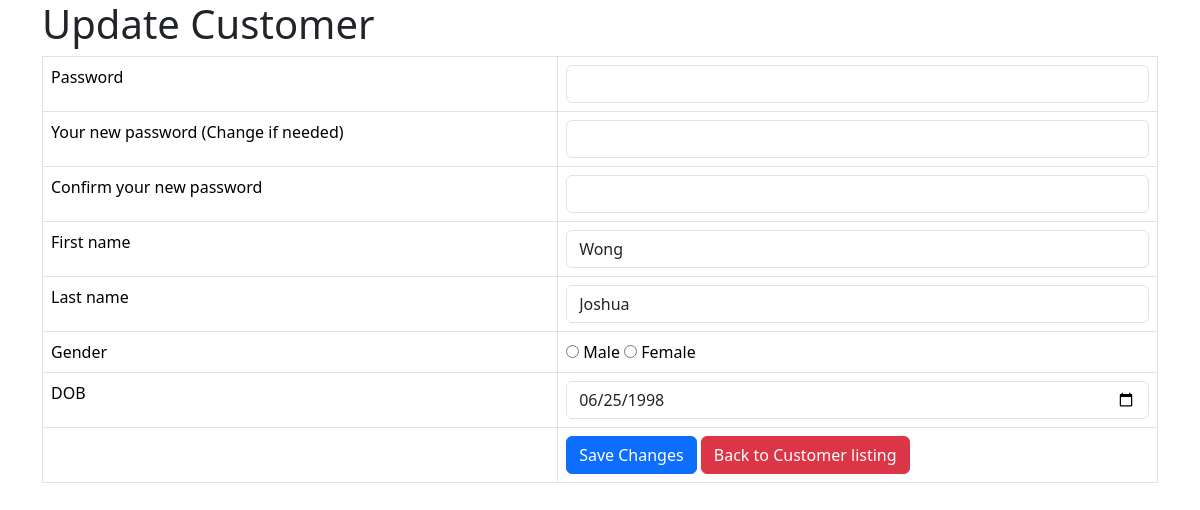
The page /customer_update.php?username=MCGeneral on the database its author committed.
### tables this page shows
CREATE TABLE IF NOT EXISTS `customer` (
  `username` varchar(128) NOT NULL,
  `password` varchar(128) NOT NULL,
  `firstname` text NOT NULL,
  `lastname` text NOT NULL,
  `gender` text NOT NULL,
  `dob` date NOT NULL,
  `registration_date` datetime NOT NULL DEFAULT CURRENT_TIMESTAMP,
  `account_status` tinyint(1) NOT NULL,
  PRIMARY KEY (`username`)
);

### customer_update.php (the view, shortened to what this page needs)
<!DOCTYPE HTML>
<html>
<head>
    <link href="https://cdn.jsdelivr.net/npm/bootstrap@5.3.3/dist/css/bootstrap.min.css" rel="stylesheet">
</head>
<body>
    <div class="container">
        <div class="page-header">
            <h1>Update Customer</h1>
        </div>
        <?php
        $name = isset($_GET['username']) ? $_GET['username'] : die('ERROR: Record ID not found.');
        include 'config/database.php';
        try {
            $query = "SELECT username, password, firstname, lastname, gender, dob FROM customer WHERE username = ?";
            $stmt = $con->prepare($query);
            $stmt->bindParam(1, $name);
            $stmt->execute();
            $row = $stmt->fetch(PDO::FETCH_ASSOC);
            $firstname = $row['firstname'];
            $lastname = $row['lastname'];
            $dateofbirth = $row['dob'];
        }
        catch (PDOException $exception) {
            die('ERROR: ' . $exception->getMessage());
        }
        ?>
        <form action="<?php echo htmlspecialchars($_SERVER["PHP_SELF"] . "?username={$name}"); ?>" method="post">
            <table class='table table-hover table-responsive table-bordered'>
                <tr>
                    <td>Password</td>
                    <td><input type='password' name='password' value="" class='form-control' /></td>
                </tr>
                <tr>
                    <td>Your new password (Change if needed)</td>
                    <td><input type='password' name='new_password' value="" class='form-control' /></td>
                </tr>
                <tr>
                    <td>Confirm your new password</td>
                    <td><input type='password' name='confirm_password' value="" class='form-control' /></td>
                </tr>
                <tr>
                    <td>First name</td>
                    <td><input type='text' name='firstname' value="<?php echo $firstname;  ?>" class='form-control' /></td>
                </tr>
                <tr>
                    <td>Last name</td>
                    <td><input type='text' name='lastname' value="<?php echo $lastname;  ?>" class='form-control' /></td>
                </tr>
                <tr>
                    <td>Gender</td>
                    <td><input type='radio' name='gender' value='male' />
                        <label for='male'>Male</label<br>
                            <input type='radio' name='gender' value='female' />
                            <label for='Female'>Female</label<br>
                    </td>
                </tr>
                <tr>
                    <td>DOB</td>
                    <td><input type='date' name='dob' value="<?php echo $dateofbirth;  ?>" class='form-control' /></td>
                </tr>
                <tr>
                    <td></td>
                    <td>
                        <input type='submit' value='Save Changes' class='btn btn-primary' />
                        <a href='customer_listing.php' class='btn btn-danger'>Back to Customer listing</a>
                    </td>
                </tr>
            </table>
        </form>
    </div>
</body>
</html>

### rows shown on the page
customer: firstname "Wong", lastname "Joshua", dob "06/25/1998"
